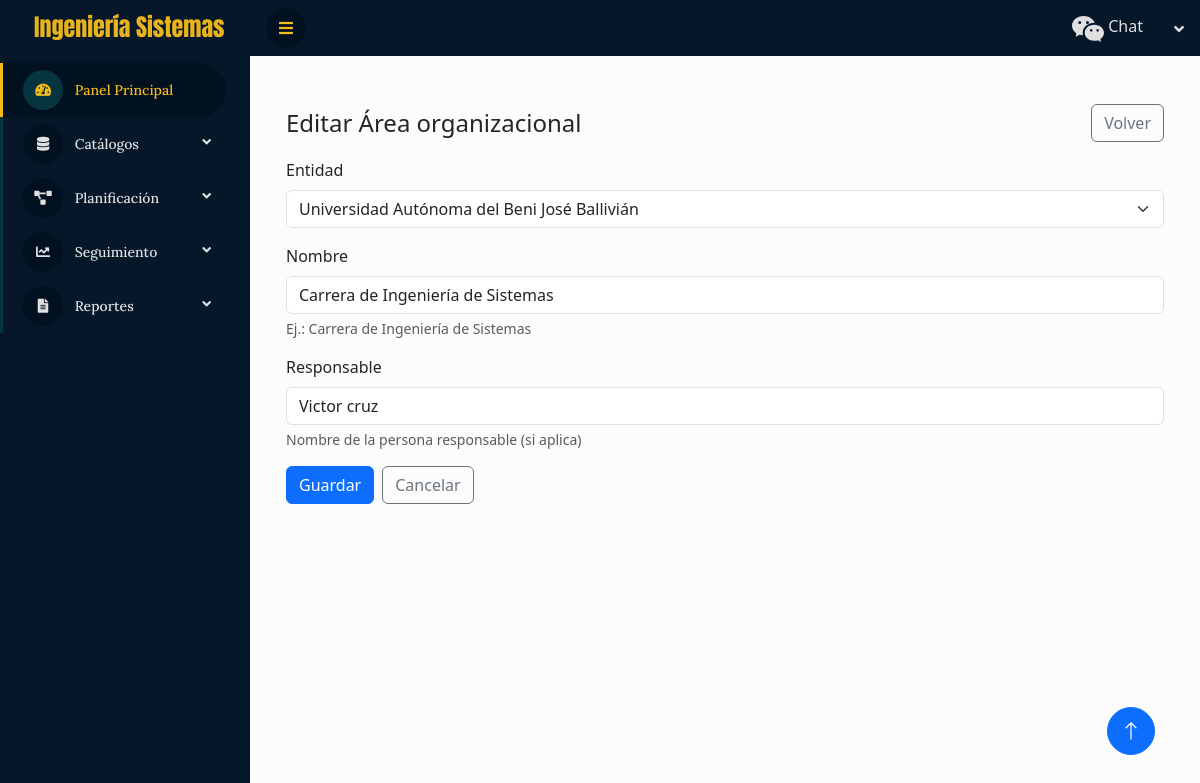
The page /areas/2/editar/ on the database its author committed.
### cis/models.py (models this page shows, shortened)
class TimeStampedModel(models.Model):
    creado = models.DateTimeField(auto_now_add=True)
    actualizado = models.DateTimeField(auto_now=True)
    class Meta:
        abstract = True

class AreaOrganizacional(TimeStampedModel):
    entidad = models.ForeignKey(Entidad, on_delete=models.CASCADE, related_name="areas")
    nombre = models.CharField(max_length=180)
    responsable = models.CharField(max_length=120, blank=True)
    class Meta:
        unique_together = [("entidad", "nombre")]
        indexes = [models.Index(fields=["entidad","nombre"])]
        verbose_name = "Área organizacional"
        verbose_name_plural = "Áreas organizacionales"

### cis/views.py (the view, shortened to what this page needs)
# urls.py: path("areas/<int:pk>/editar/", views.AreaOrganizacionalUpdateView.as_view(), name="area_org_update"),
class AreaOrganizacionalUpdateView(UpdateView):
    model = AreaOrganizacional
    form_class = AreaOrganizacionalForm
    template_name = "planificacion/area_org_form.html"
    success_url = reverse_lazy("area_org_list")

### cis/forms.py
class AreaOrganizacionalForm(forms.ModelForm):
    class Meta:
        model = AreaOrganizacional
        fields = ["entidad", "nombre", "responsable"]
        widgets = {
            "entidad": forms.Select(attrs={"class": "form-select"}),
            "nombre": forms.TextInput(attrs={"class": "form-control", "placeholder": "Nombre del área"}),
            "responsable": forms.TextInput(attrs={"class": "form-control", "placeholder": "Responsable (opcional)"}),
        }
        help_texts = {
            "nombre": "Ej.: Carrera de Ingeniería de Sistemas",
            "responsable": "Nombre de la persona responsable (si aplica)",
        }

### cis/models.py (called while the page is built)
    def __str__(self): return self.nombre

### cis/templatetags/bootstrap_extras.py (called while the page is built)
@register.inclusion_tag("planificacion/_bs_field.html")
def render_bs_field(field, show_label=True):
    widget_class = "form-select" if field.field.widget.__class__.__name__ in ("Select", "SelectMultiple") else "form-control"
    prev_cls = field.field.widget.attrs.get("class", "")
    field.field.widget.attrs["class"] = f"{prev_cls} {widget_class}".strip()
    return {"field": field, "show_label": show_label}

### cis/templates/planificacion/area_org_form.html (shortened to what this page needs)
 {% extends "base.html" %} {% load bootstrap_extras %} {% block content %}
<div class="container-fluid py-4">
  <div class="d-flex justify-content-between align-items-center mb-3">
    <h1 class="h4 mb-0">{% if object %}Editar{% else %}Nueva{% endif %} Área organizacional</h1>
    <a href="{% url 'area_org_list' %}" class="btn btn-outline-secondary">Volver</a>
  </div>
  <form method="post" novalidate>
    {% csrf_token %} {% render_bs_field form.entidad %} {% render_bs_field form.nombre %} {% render_bs_field form.responsable %}
    <div class="d-flex gap-2">
      <button class="btn btn-primary" type="submit">Guardar</button>
      <a href="{% url 'area_org_list' %}" class="btn btn-outline-secondary">Cancelar</a>
    </div>
  </form>
</div>
{% endblock %}

### cis/templates/planificacion/_bs_field.html (shortened to what this page needs)
<div class="mb-3">
  {% if show_label %}
  <label class="form-label" for="{{ field.id_for_label }}">{{ field.label }}</label>
  {% endif %} {{ field }} {% if field.help_text %}
  <div class="form-text">{{ field.help_text }}</div>
  {% endif %}
</div>

### cis/static/css/style.css (style rules this page uses)
select { width: 100%; max-width: 100%; box-sizing: border-box; }
:root { --primary: #f5ba18; --secondary: #06343f; ; --light: #e0e0e0; --dark: #02111f; ; }
.btn { transition: 0.5s; }

### rows shown on the page
AreaOrganizacional: entidad "Universidad Autónoma del Beni José Ballivián", nombre "Carrera de Ingeniería de Sistemas", responsable "Victor cruz"

### other values the page prints
{{ field.label }} "Entidad Nombre Responsable"
{{ field.help_text }} "Ej.: Carrera de Ingeniería de Sistemas Nombre de la persona responsable (si aplica)"
